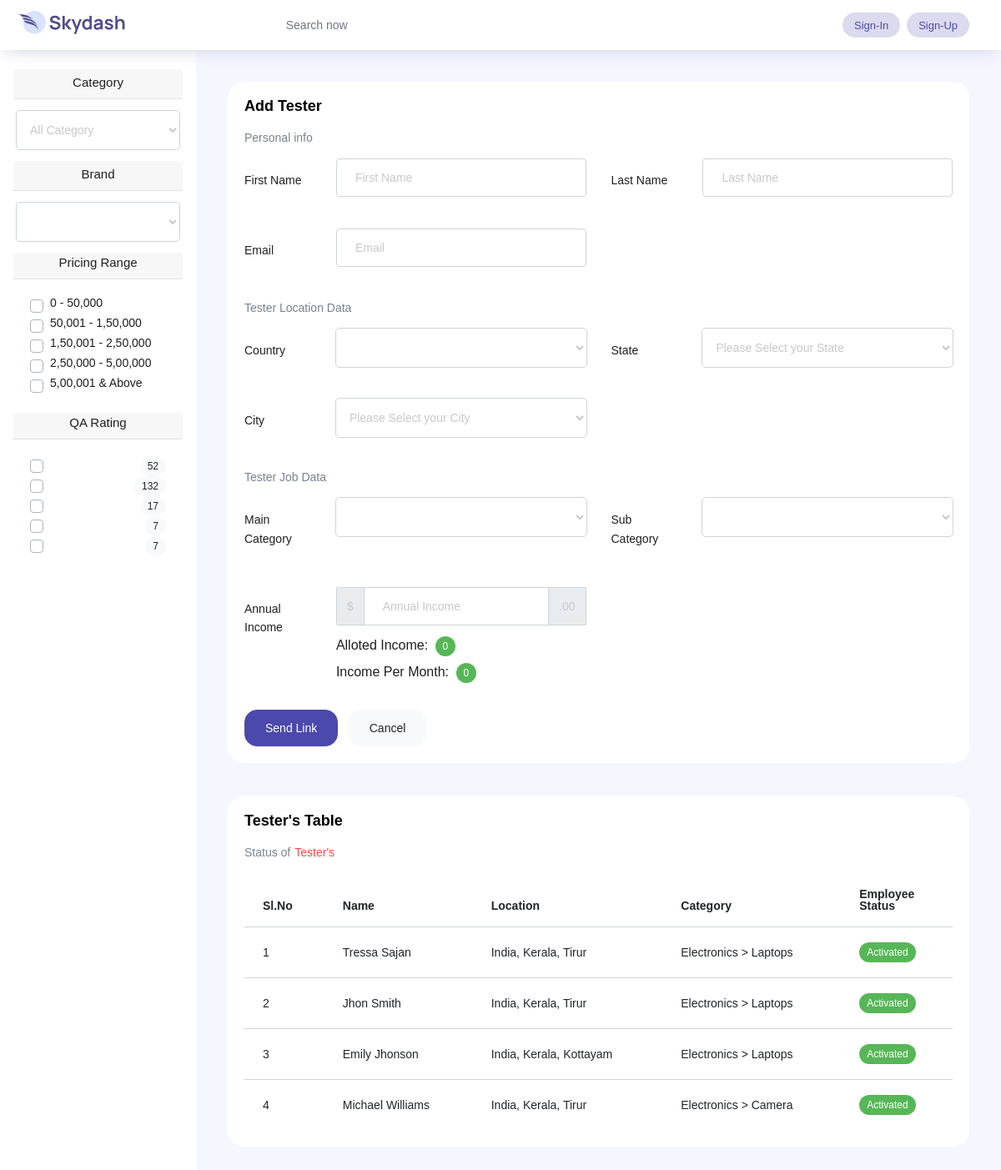
The page /addtester/ on the database as committed earlier.
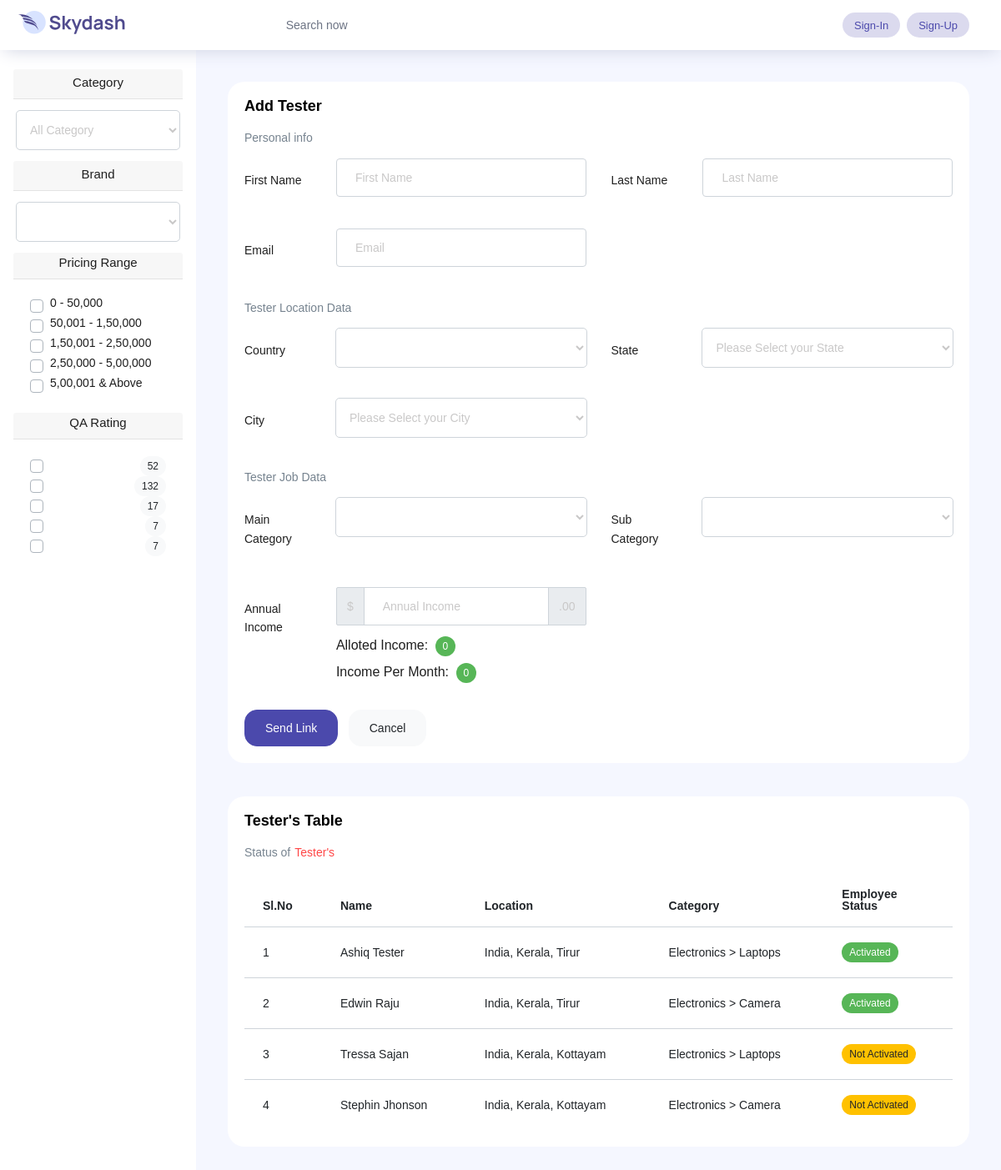
The same page on the database as committed later.
### LandingApp/models.py (models this page shows)
class UserAuth(AbstractUser):
    UserRole = models.IntegerField(default=2)
    email = models.EmailField(primary_key=True, unique=True)
    gender = models.CharField(max_length=10, null=True)
    profilepic = models.ImageField(null=True, blank=True, upload_to="profilepic/")

class UserLoca(models.Model):
    userauth = models.ForeignKey(UserAuth, on_delete=models.CASCADE, null=True)
    country = models.CharField(max_length=255, null=True)
    state = models.CharField(max_length=255, null=True)
    city = models.CharField(max_length=255, null=True)
    contact_number = models.CharField(max_length=12, null=True)
    street = models.CharField(max_length=255, null=True)
    address = models.CharField(max_length=255, null=True)
    is_productloca = models.BooleanField(default=False)

### TesterApp/models.py (models this page shows)
class TesterData(models.Model):
    userauth = models.OneToOneField(UserAuth, on_delete=models.CASCADE, null=True)
    experience = models.IntegerField(default=0)
    avg_rating = models.IntegerField(default=0)
    workcount = models.IntegerField(default=0)
    maincategory = models.ForeignKey(MainCategory, on_delete=models.CASCADE, null=True)
    subcategory = models.ForeignKey(SubCategory, on_delete=models.CASCADE, null=True)
    salary = models.IntegerField(default=0)
    registered_tester = models.BooleanField(default=False)

### AdminApp/models.py (models this page shows)
class MainCategory(models.Model):
    name = models.CharField(max_length=255, null=True)

class SubCategory(models.Model):
    maincategory = models.ForeignKey(MainCategory, on_delete=models.CASCADE, null=True)
    name = models.CharField(max_length=255, null=True)

### AdminApp/views.py (the view)
# urls.py: path('addtester/', addtesterview, name='addtester'),
def addtesterview(request):
    if request.method == 'POST':
        firstname = request.POST['fname']
        lastname = request.POST['lname']
        email = request.POST['email']
        country = request.POST['country']
        state = request.POST['state']
        city = request.POST['city']
        maincategory = request.POST['mc']
        subcategory = request.POST['c']
        annualincome = request.POST['income']
        username = generate_username(firstname, lastname)
        password = generate_fake_password()
        userauth = UserAuth()
        userauth.first_name = firstname
        userauth.last_name = lastname
        userauth.email = email
        userauth.username = username
        userauth.set_password(password)
        userauth.UserRole = 3
        userauth.save()
        userloca = UserLoca()
        userloca.country = country
        userloca.state = state
        userloca.city = city
        userloca.userauth = userauth
        userloca.save()
        print(username, password)
        testerdata = TesterData()
        testerdata.maincategory_id = maincategory
        testerdata.subcategory_id = subcategory
        testerdata.salary = annualincome
        testerdata.userauth = userauth
        testerdata.save()
        subject = 'Hello, '+ firstname + ' ' + lastname
        message = 'Welcome to Z Store\n We have been Successfully Registered Your Account\n Your Username is '+username+'\n Your Password is'+password
        from_email = formataddr(('Z-Store', EMAIL_HOST_USER))
        recipient_list = [email]
        send_mail(subject, message, from_email, recipient_list)
        return redirect('addtester')
    else:
        context = {
            "ataddtesterview": True,
            "testers": UserAuth.objects.filter(UserRole=3),
        }
        return render(request, "pages/adminpages/addtester.html", context)

### templates/pages/adminpages/addtester.html (shortened to what the changed rows need)
{% extends "../../base.html" %}
{% load static %}
{% block content %}
<div class="content-wrapper">
    <div class="row">
        <div class="col-md-12 grid-margin stretch-card">
            <div class="card">
                <div class="card-body">
                    <div class="table-responsive">
                        <table class="table">
                            <thead>
                                <tr>
                                    <th>Sl.No</th>
                                    <th>Name</th>
                                    <th>Location</th>
                                    <th>Category</th>
                                    <th>Employee <br> Status</th>
                                </tr>
                            </thead>
                            <tbody>
                                {% if testers %}
                                {% for tester in testers %}
                                <tr>
                                    <td>{{ forloop.counter }}</td>
                                    <td>{{ tester.first_name }} {{ tester.last_name }}</td>
                                    <td>{{ tester.userloca_set.first.country }}, {{ tester.userloca_set.first.state }}, {{ tester.userloca_set.first.city }}
                                    </td>
                                    <td>{{ tester.testerdata.maincategory.name }} > {{ tester.testerdata.subcategory.name }}
                                    </td>
                                    <td>
                                        {% if tester.testerdata.registered_tester %}
                                        <label class="badge badge-success">Activated</label>
                                        {% else %}
                                        <label class="badge badge-warning">Not Activated</label>
                                        {% endif %}
                                    </td>
                                </tr>
                                {% endfor %}
                                {% endif %}
                            </tbody>
                        </table>
                    </div>
                </div>
            </div>
        </div>
    </div>
</div>
{% endblock %}

Rows that differ between the two databases and show on the page:
removed UserAuth: first_name "Jhon", last_name "Smith", userloca_set.first.country "India", userloca_set.first.state "Kerala", userloca_set.first.city "Tirur", testerdata.maincategory.name "Electronics", testerdata.subcategory.name "Laptops", shows "Activated"
removed UserAuth: first_name "Emily", last_name "Jhonson", userloca_set.first.country "India", userloca_set.first.state "Kerala", userloca_set.first.city "Kottayam", testerdata.maincategory.name "Electronics", testerdata.subcategory.name "Laptops", shows "Activated"
removed UserAuth: first_name "Michael", last_name "Williams", userloca_set.first.country "India", userloca_set.first.state "Kerala", userloca_set.first.city "Tirur", testerdata.maincategory.name "Electronics", testerdata.subcategory.name "Camera", shows "Activated"
added UserAuth: first_name "Ashiq", last_name "Tester", userloca_set.first.country "India", userloca_set.first.state "Kerala", userloca_set.first.city "Tirur", testerdata.maincategory.name "Electronics", testerdata.subcategory.name "Laptops", shows "Activated"
added UserAuth: first_name "Edwin", last_name "Raju", userloca_set.first.country "India", userloca_set.first.state "Kerala", userloca_set.first.city "Tirur", testerdata.maincategory.name "Electronics", testerdata.subcategory.name "Camera", shows "Activated"
changed UserAuth "Tressa": userloca_set.first.city "Tirur" → "Kottayam"; text "Activated" → "Not Activated"
added UserAuth: first_name "Stephin", last_name "Jhonson", userloca_set.first.country "India", userloca_set.first.state "Kerala", userloca_set.first.city "Kottayam", testerdata.maincategory.name "Electronics", testerdata.subcategory.name "Camera", shows "Not Activated"
